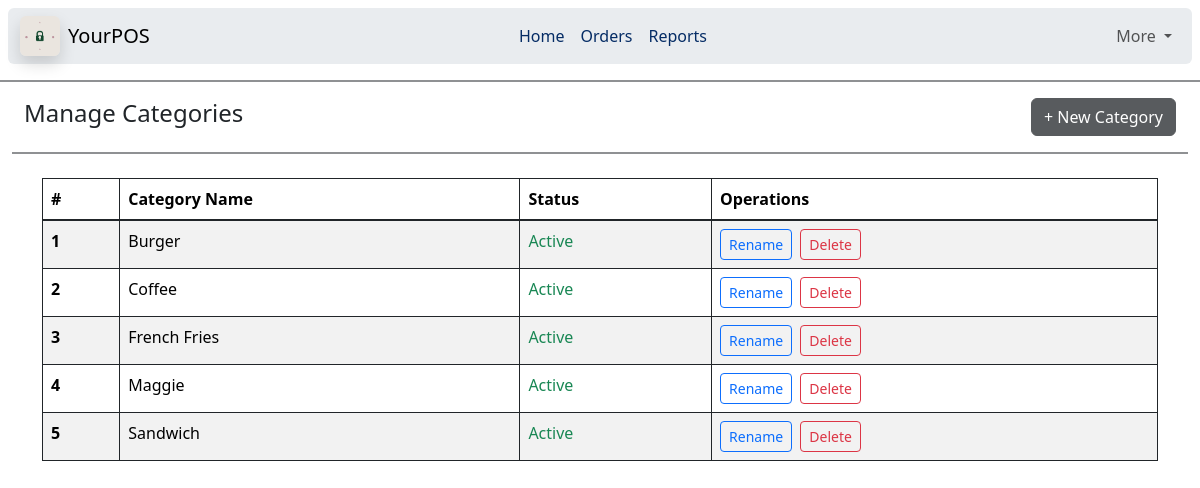
The page /managecategories on the database as committed earlier.
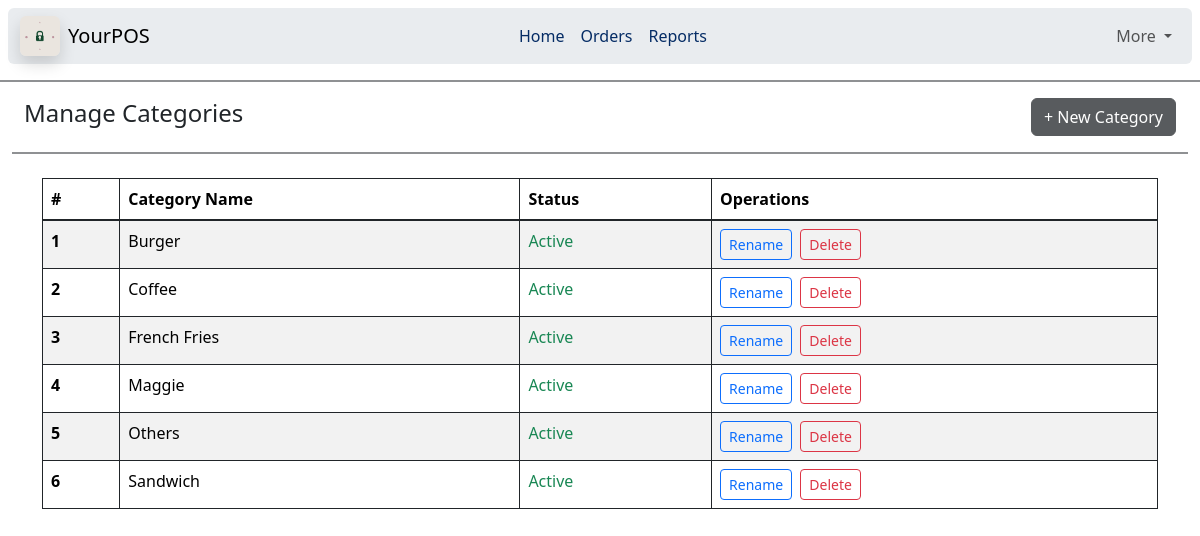
The same page on the database as committed later.
### home/models.py (models this page shows, shortened)
class MenuCategory(models.Model):
    name = models.CharField(max_length=100,unique=True)
    is_active = models.BooleanField(default=True)

### home/views.py (the view, shortened to what this page needs)
# urls.py: path("managecategories", views.managecategories, name='managecategories'),
def managecategories(request):
    data = MenuCategory.objects.all().order_by('name')
    return render(request, 'managecategories.html', {'items': data})

### templates/managecategories.html (shortened to what this page needs)
{% extends "base.html" %}
{% block body %}
<hr class="border border-dark border-1 opacity-50">
<div class="container-fluid">
    <div class="container-fluid d-flex justify-content-between align-items-center">
        <h4>Manage Categories </h4>
        <a class="btn btn-dark opacity-75" data-bs-toggle="collapse" href="#addtablebox" role="button">+ New Category</a>
    </div>
    <hr class="border border-dark border-1 opacity-50">
    <div class="container my-4 mx-auto">
    <table class="table table-bordered border-dark table-striped">
        <thead>
            <tr>
                <th scope="col">#</th>
                <th scope="col">Category Name</th>
                <th scope="col">Status</th>
                <th scope="col">Operations</th>
            </tr>
        </thead>
        <tbody class="table-group-divider">
            {% for item in items %}
            <tr>
                <th scope="row">{{ forloop.counter }}</th>
                <td>
                    <span id="display-{{ item.name|slugify }}">{{ item.name }}</span>
                </td>
                <td>
                    <span class="{% if item.is_active %}text-success{% else %}text-danger{% endif %}">
                        {{ item.is_active|yesno:"Active,Inactive" }}
                    </span>
                </td>
                <td>
                    <button class="btn btn-sm btn-outline-primary" onclick="toggleEdit('{{ item.name|slugify }}')">Rename</button>
                    <form method="POST" class="d-inline" onsubmit="return confirm('Delete {{ item.name }}?')">
                        <button type="submit" name="action" value="delete_category" class="btn btn-sm btn-outline-danger ms-1">Delete</button>
                    </form>
                </td>
            </tr>
            {% endfor %}
        </tbody>
    </table>
</div>
</div>
{% endblock body %}

Rows that differ between the two databases and show on the page:
added MenuCategory: name "Others", is_active "Active"
